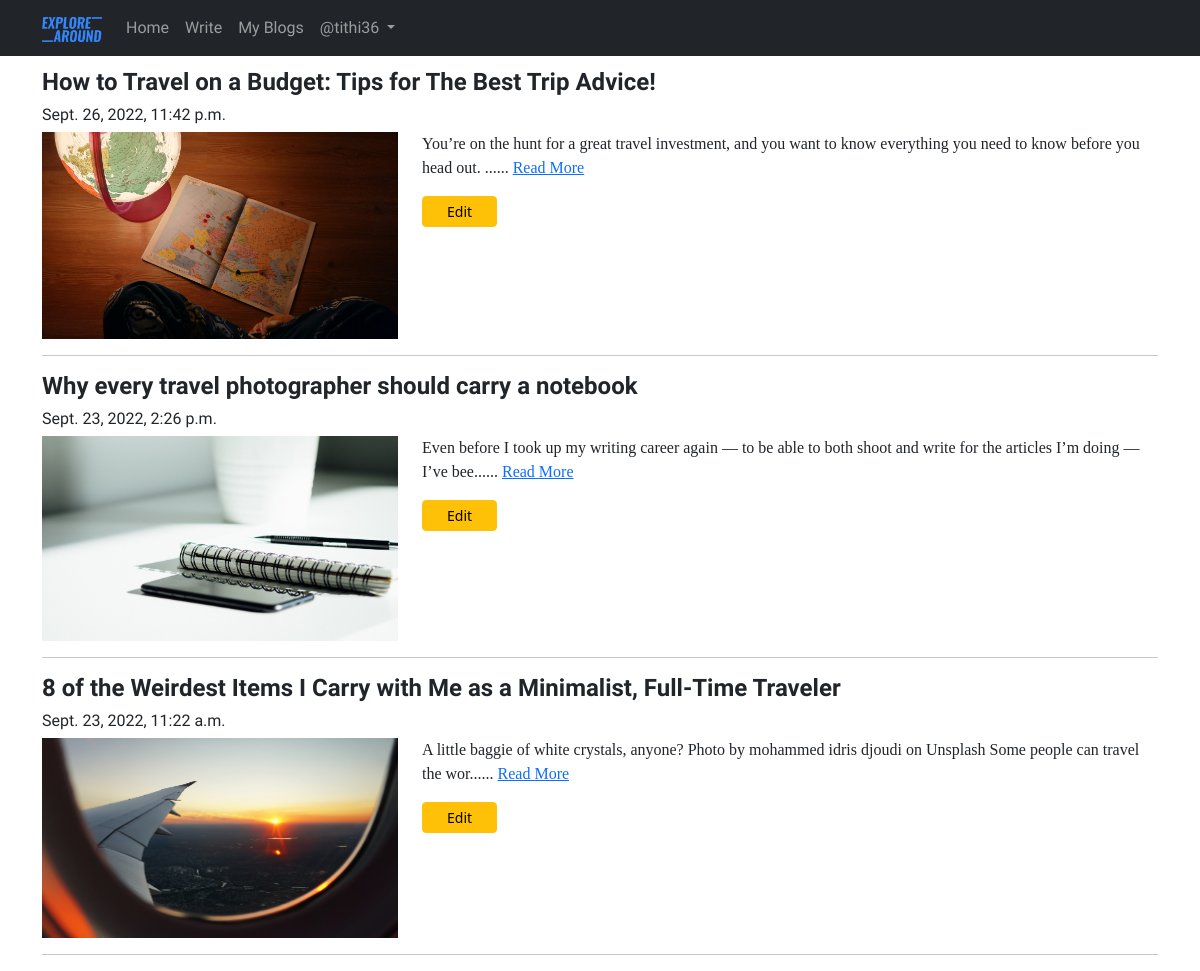
Page /blog/my-blogs/ (signed in) on the committed database.
### Blog_Management/models.py (models this page shows, shortened)
class Blog(models.Model):
    author = models.ForeignKey(User, on_delete=models.CASCADE, related_name='post_author')
    blog_title = models.CharField(max_length=264, verbose_name='Title')
    slug = models.SlugField(max_length=264, unique=True)
    blog_content = models.TextField(verbose_name='Please write what is on your mind?')
    blog_image = models.ImageField(upload_to='blog_pics', verbose_name='Image')
    publish_date = models.DateTimeField(auto_now_add=True)
    update_date = models.DateTimeField(auto_now=True)
    class Meta:
        ordering = ('-publish_date', )

### Blog_Management/views.py (the view)
# urls.py: path('my-blogs/', views.MyBlogs.as_view(), name='my_blogs'),
class MyBlogs(LoginRequiredMixin, TemplateView):
    template_name = 'Blog_Management/my_blogs.html'

### Blog_Management/templatetags/custom_filters.py (called while the page is built)
def range_filter(value):
    return value[0:120] + "......"

### templates/Blog_Management/my_blogs.html (shortened to what this page needs)
{% extends 'base.html' %}
{% load custom_filters %}
{% block main_content %}
{% for blog in user.post_author.all %}
    <h4 class="title-font">{{ blog.blog_title }}</h4>
    <h6 class="time-font">{{ blog.publish_date }}</h6>
    <div class="row">
        <div class="col-lg-4">
            <img src="/media/{{ blog.blog_image }}" width="100%">
        </div>
        <div class="col-lg-8">
            <p class="regular-font">{{ blog.blog_content|range_filter }} <a href="{% url 'Blog_Management_App:full_blog' slug=blog.slug %}">Read More</a></p>
            <a href="{% url 'Blog_Management_App:edit_blog' pk=blog.pk %}" class="btn btn-warning btn-sm px-4">Edit</a>
        </div>
    </div>
    <hr>
{% endfor %}
{% endblock main_content %}

### templates/base.html (shortened to what this page needs)
<!DOCTYPE html>
{% load static %}
<html lang="en">
<head>
    <link href="https://cdn.jsdelivr.net/npm/bootstrap@5.2.0-beta1/dist/css/bootstrap.min.css" rel="stylesheet">
    <link href="https://maxcdn.bootstrapcdn.com/font-awesome/4.7.0/css/font-awesome.min.css" rel="stylesheet">
    <link rel="stylesheet" href="{% static 'css/style.css' %}">
</head>
<body>
    <header>
      <nav class="navbar navbar-dark navbar-expand-lg bg-dark nav-font fixed-top">
        <div class="container">
          <a class="navbar-brand" href="{% url 'index' %}"><img src="/media/logo.png" width='60px' alt="Logo"></a>
          <div class="collapse navbar-collapse" id="navbarSupportedContent">
            <ul class="navbar-nav me-auto mb-2 mb-lg-0">
              <li class="nav-item">
                <a class="nav-link" href="{% url 'index' %}">Home</a>
              </li>
              {% if user.is_authenticated %}
                <li class="nav-item">
                  <a class="nav-link" href="{% url 'Blog_Management_App:write_blog' %}">Write</a>
                </li>
                <li class="nav-item">
                  <a class="nav-link" href="{% url 'Blog_Management_App:my_blogs' %}">My Blogs</a>
                </li>
                <li class="nav-item dropdown">
                  <a class="nav-link dropdown-toggle" href="#" role="button" data-bs-toggle="dropdown" aria-expanded="false">
                    @{{ user.username }}
                  </a>
                </li>
              {% endif %}
            </ul>
          </div>
        </div>
      </nav>
    </header>
    <section class="container">
        {% block main_content %}
        {% endblock main_content %}
    </section>
</body>
</html>

### static/css/style.css (style rules this page uses)
.nav-font { font-family: 'Oswald', sans-serif; font-weight: 300; }
.title-font { font-family: 'Oswald', sans-serif; font-weight: bold; }
.regular-font { font-family: 'Source Serif Pro', serif; }
.time-font { font-family: 'Source Sans Pro', sans-serif; }

### templates/base.html (style rules this page uses)
body { padding-top: 68px; }

### rows in the picture
Blog: blog_title "How to Travel on a Budget: Tips for The Best Trip Advice!", publish_date "Sept. 26, 2022, 11:42 p.m.", blog_image (picture), blog_content|range_filter "You’re on the hunt for a great travel investment, and you want to know everything you need to know before you head out. ......"
Blog: blog_title "Why every travel photographer should carry a notebook", publish_date "Sept. 23, 2022, 2:26 p.m.", blog_image (picture), blog_content|range_filter "Even before I took up my writing career again — to be able to both shoot and write for the articles I’m doing — I’ve bee......"
Blog: blog_title "8 of the Weirdest Items I Carry with Me as a Minimalist, Full-Time Traveler", publish_date "Sept. 23, 2022, 11:22 a.m.", blog_image (picture), blog_content|range_filter "A little baggie of white crystals, anyone? Photo by mohammed idris djoudi on Unsplash Some people can travel the wor......"

### other values in the picture
{{ user.username }} "tithi36"
